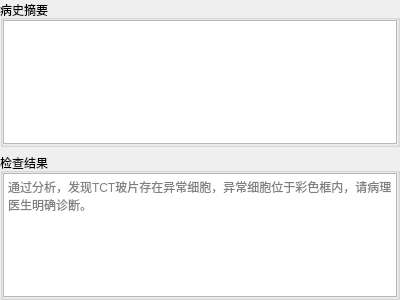
<?xml version="1.0" encoding="UTF-8"?>
<ui version="4.0">
 <class>InputCheckInfoWidget</class>
 <widget class="QWidget" name="InputCheckInfoWidget">
  <property name="geometry">
   <rect>
    <x>0</x>
    <y>0</y>
    <width>400</width>
    <height>300</height>
   </rect>
  </property>
  <property name="windowTitle">
   <string>Form</string>
  </property>
  <layout class="QGridLayout" name="gridLayout_3">
   <property name="leftMargin">
    <number>0</number>
   </property>
   <property name="topMargin">
    <number>0</number>
   </property>
   <property name="rightMargin">
    <number>0</number>
   </property>
   <property name="bottomMargin">
    <number>0</number>
   </property>
   <item row="0" column="0">
    <layout class="QVBoxLayout" name="verticalLayout">
     <item>
      <widget class="QGroupBox" name="groupBox">
       <property name="title">
        <string>病史摘要</string>
       </property>
       <layout class="QGridLayout" name="gridLayout">
        <property name="leftMargin">
         <number>0</number>
        </property>
        <property name="topMargin">
         <number>0</number>
        </property>
        <property name="rightMargin">
         <number>0</number>
        </property>
        <property name="bottomMargin">
         <number>0</number>
        </property>
        <item row="0" column="0">
         <widget class="QTextEdit" name="textEdit"/>
        </item>
       </layout>
      </widget>
     </item>
     <item>
      <widget class="QGroupBox" name="groupBox_2">
       <property name="title">
        <string>检查结果</string>
       </property>
       <layout class="QGridLayout" name="gridLayout_2">
        <property name="leftMargin">
         <number>0</number>
        </property>
        <property name="topMargin">
         <number>0</number>
        </property>
        <property name="rightMargin">
         <number>0</number>
        </property>
        <property name="bottomMargin">
         <number>0</number>
        </property>
        <item row="0" column="0">
         <widget class="QTextEdit" name="textEdit_2">
          <property name="placeholderText">
           <string>通过分析，发现TCT玻片存在异常细胞，异常细胞位于彩色框内，请病理医生明确诊断。</string>
          </property>
         </widget>
        </item>
       </layout>
      </widget>
     </item>
    </layout>
   </item>
  </layout>
 </widget>
 <resources/>
 <connections/>
</ui>
